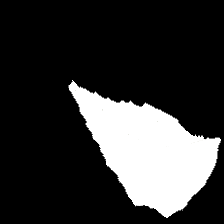
#> input picture Padrao_Ouro/folha 11.png, 224 x 224 px, found by its file name; its folder holds only this picture in this run
$ python correcao.py
#> lines starting #> are read from the running program, lines starting #| are printed output that depends on the picture; after the words box and inside, x2 and y2 are one past the last pixel; in counts of white or black regions, pixels touching at a corner belong together
import cv2 as cv
import numpy as np
import os

diretorio_atual = os.getcwd()
diretorio = os.path.join(diretorio_atual,"Padrao_Ouro")
diretorio_final =  os.path.join(diretorio_atual,"teste")

if os.path.isdir(diretorio_final)==False:
    os.makedirs(diretorio_final)

arquivos = os.listdir(diretorio)

for arquivo in arquivos:
    caminho_para_arquivo = os.path.join(diretorio,arquivo)
    imagem = cv.imread(caminho_para_arquivo,0)
#> imagem: shape (224, 224); min 0, max 255, mean 52.1
    _,imagem_binarizada = cv.threshold(imagem,200,255,cv.THRESH_BINARY)
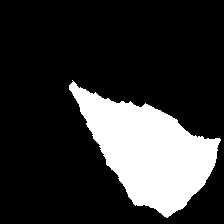
#> imagem_binarizada: shape (224, 224); 20.2% white; 1 white region, box (x1, y1, x2, y2) and area: (69, 80, 221, 218) 10122
    caminho_para_imagem_bina = os.path.join(diretorio_final,arquivo)
    cv.imwrite(caminho_para_imagem_bina,imagem_binarizada)

$ run again, on Padrao_Ouro/folha 30.png
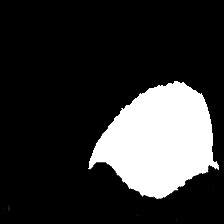
#> input picture Padrao_Ouro/folha 30.png, 224 x 224 px, found by its file name
#> `_,imagem_binarizada = cv.threshold(imagem,200,255,cv.THRESH_BINARY)`:
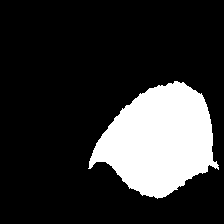
#> imagem_binarizada: shape (224, 224); 19.4% white; 1 white region, box (x1, y1, x2, y2) and area: (88, 81, 219, 199) 9716
